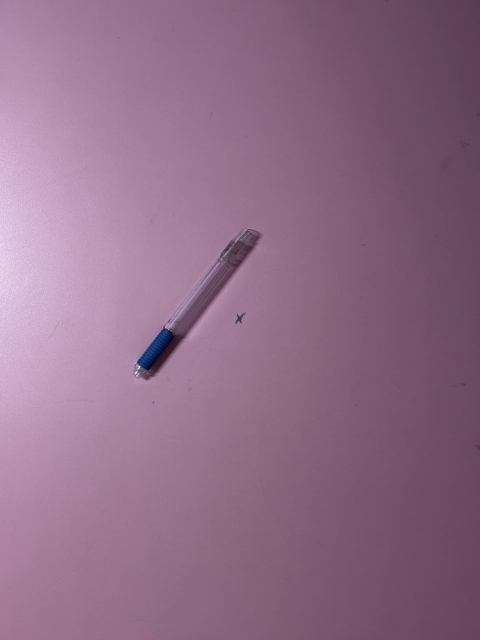
#> input picture reference_images/state_0_barrel_only/1000181601.jpg, 960 x 1280 px (shown at 1/2 size)
$ python -i component_detector.py   (imports and definitions only)
#> lines starting #> are read from the running program, lines starting #| are printed output that depends on the picture; after the words box and inside, x2 and y2 are one past the last pixel; in counts of white or black regions, pixels touching at a corner belong together
#> further down, picture is the input picture: shape (1280, 960, 3); mean B, G, R 136.1, 109.6, 144.4
import os
import cv2
import numpy as np
from ultralytics import YOLO

PEN_MODEL_PATH = "runs_classify/pen_states/weights/best.pt"
TIP_MODEL_PATH = "runs_classify/tip_classifier/weights/best.pt"


class ComponentDetector:
    def __init__(self, pen_model_path=PEN_MODEL_PATH, tip_model_path=TIP_MODEL_PATH):
        self.pen_model = YOLO(pen_model_path) if os.path.exists(pen_model_path) else None
        self.tip_model = YOLO(tip_model_path) if os.path.exists(tip_model_path) else None

    def extract_tip_and_endpoints(self, img):
        """
        Locates the blue grip, backcap, and computes the tip bounding box.
        Selects the farthest candidate contour from the grip along the pen axis
        to guarantee the rear back cap is accurately differentiated from the front top cap.
        """
        h, w = img.shape[:2]
#> h = 1280; w = 960
        hsv = cv2.cvtColor(img, cv2.COLOR_BGR2HSV)
#> hsv: shape (1280, 960, 3); mean H, S, V 157.1, 64, 144.6
        blue_mask = cv2.inRange(hsv, np.array([90, 50, 40]), np.array([135, 255, 255]))
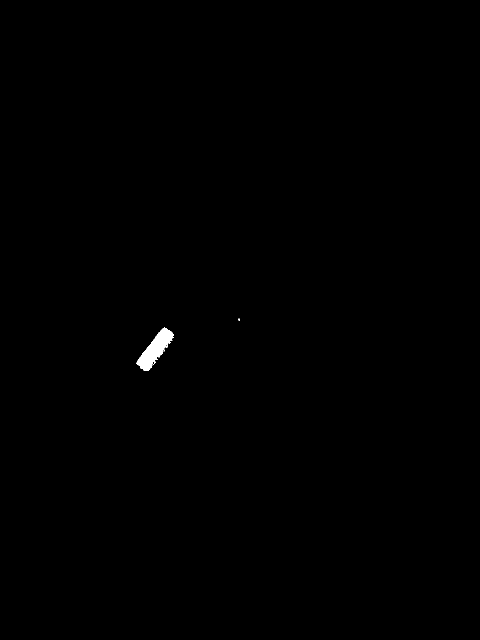
#> blue_mask: shape (1280, 960) (shown at 1/2 size); 0.22% white; 2 white regions (1 under 20 px)
        cnts, _ = cv2.findContours(blue_mask, cv2.RETR_EXTERNAL, cv2.CHAIN_APPROX_SIMPLE)
#> cnts = 2 contours, 1 with area under 20; largest, box (x1, y1, x2, y2) and area: (273, 655, 347, 742) 2574
        valid = [c for c in cnts if cv2.contourArea(c) > 60]
#> valid = 1 contour; box (x1, y1, x2, y2) and area: (273, 655, 347, 742) 2574
        if not valid:
            return None, False, (0, 0, w, h)

        valid.sort(key=cv2.contourArea, reverse=True)
        grip = valid[0]
#> grip = contour of 156 points, box (x1, y1, x2, y2) (273, 655, 347, 742), area 2574
        gx, gy, gw, gh = cv2.boundingRect(grip)
#> gx = 273; gy = 655; gw = 74; gh = 87
        gcx, gcy = gx + gw / 2.0, gy + gh / 2.0
#> gcx = 310; gcy = 698.5

        # Find backcap candidates: pick the candidate farthest from grip along pen body
        backcap = None
        cand_dists = []
        for cand in valid[1:]:
            bx, by, bw, bh = cv2.boundingRect(cand)
            d = np.hypot(gcx - (bx + bw / 2.0), gcy - (by + bh / 2.0))
            if d > 100:
                cand_dists.append((d, cand))
#> this loop made 0 passes
#> after the loop, cand_dists = []

        if cand_dists:
            cand_dists.sort(key=lambda x: x[0], reverse=True)
            backcap = cand_dists[0][1]

        has_backcap = backcap is not None

        if has_backcap:
            bx, by, bw, bh = cv2.boundingRect(backcap)
            bcx, bcy = bx + bw / 2.0, by + bh / 2.0
            dx, dy = gcx - bcx, gcy - bcy
            dist = np.hypot(dx, dy)
            ux, uy = dx / dist, dy / dist
            tip_cx = int(gcx + ux * (max(gw, gh) * 0.75))
            tip_cy = int(gcy + uy * (max(gw, gh) * 0.75))
        else:
            tip_cx, tip_cy = int(gcx), int(gcy)
#> tip_cx = 310; tip_cy = 698

        rad = 90
        x1, y1 = max(0, tip_cx - rad), max(0, tip_cy - rad)
#> x1 = 220; y1 = 608
        x2, y2 = min(w, tip_cx + rad), min(h, tip_cy + rad)
#> x2 = 400; y2 = 788
        tip_crop = img[y1:y2, x1:x2]
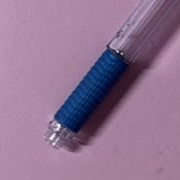
#> tip_crop: shape (180, 180, 3); mean B, G, R 145.2, 116.8, 145.4

        return tip_crop, has_backcap, (x1, y1, x2 - x1, y2 - y1)

    # [141 lines left out: function analyze, not called in this run]

>>> import cv2
>>> picture = cv2.imread('reference_images/state_0_barrel_only/1000181601.jpg')
>>> result = ComponentDetector().extract_tip_and_endpoints(picture)

$ run again, on reference_images/state_0_barrel_only/vid_train_000077.jpg
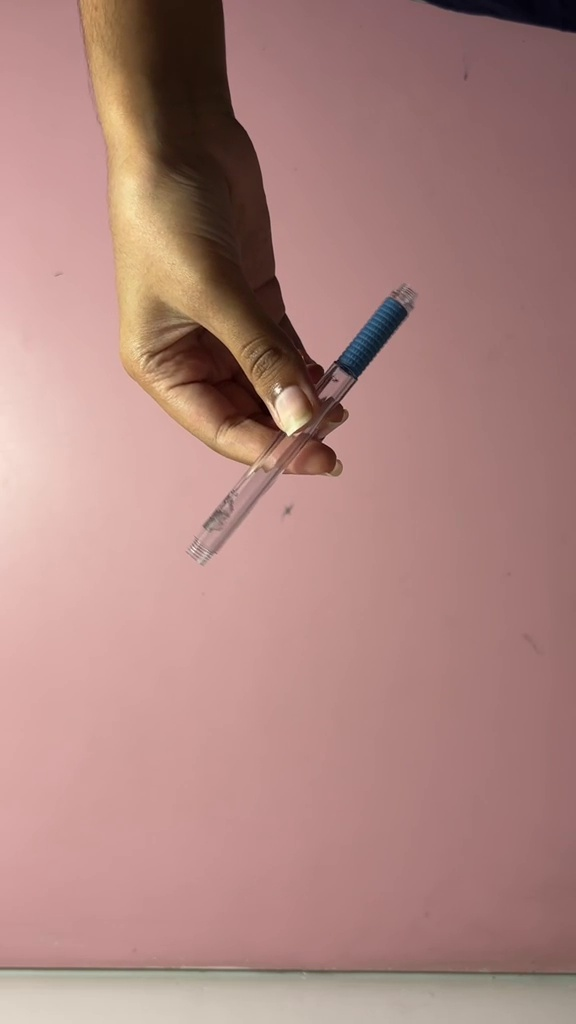
#> input picture reference_images/state_0_barrel_only/vid_train_000077.jpg, 576 x 1024 px
#> picture is the input picture: shape (1024, 576, 3); mean B, G, R 127.5, 132.8, 173.2
#> hsv: shape (1024, 576, 3); mean H, S, V 20.6, 73.3, 173.4
#> in extract_tip_and_endpoints, `blue_mask = cv2.inRange(hsv, np.array([90, 50, 40]), np.array([135, 25..`:
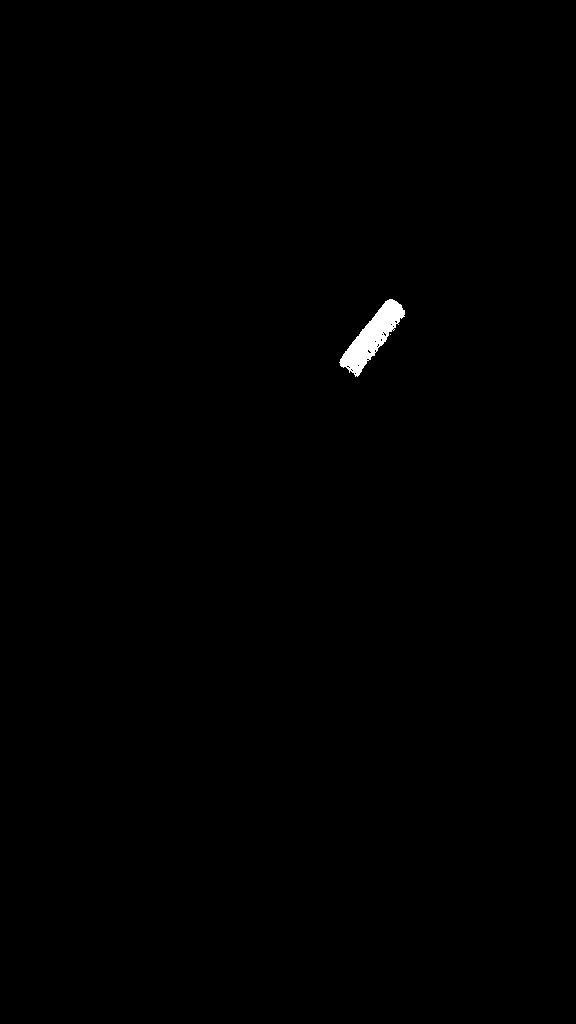
#> blue_mask: shape (1024, 576); 0.33% white; 2 white regions (1 under 20 px)
#> cnts = 2 contours, 1 with area under 20; largest, box (x1, y1, x2, y2) and area: (339, 299, 405, 377) 1888
#> valid = 1 contour; box (x1, y1, x2, y2) and area: (339, 299, 405, 377) 1888
#> grip = contour of 129 points, box (x1, y1, x2, y2) (339, 299, 405, 377), area 1888
#> gx = 339; gy = 299; gw = 66; gh = 78
#> gcx = 372; gcy = 338
#> after the loop in extract_tip_and_endpoints, `for cand in valid[1:]:`: cand_dists = []
#> tip_cx = 372; tip_cy = 338
#> x1 = 282; y1 = 248
#> x2 = 462; y2 = 428
#> in extract_tip_and_endpoints, `tip_crop = img[y1:y2, x1:x2]`:
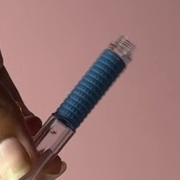
#> tip_crop: shape (180, 180, 3); mean B, G, R 115.1, 117.2, 154.7
